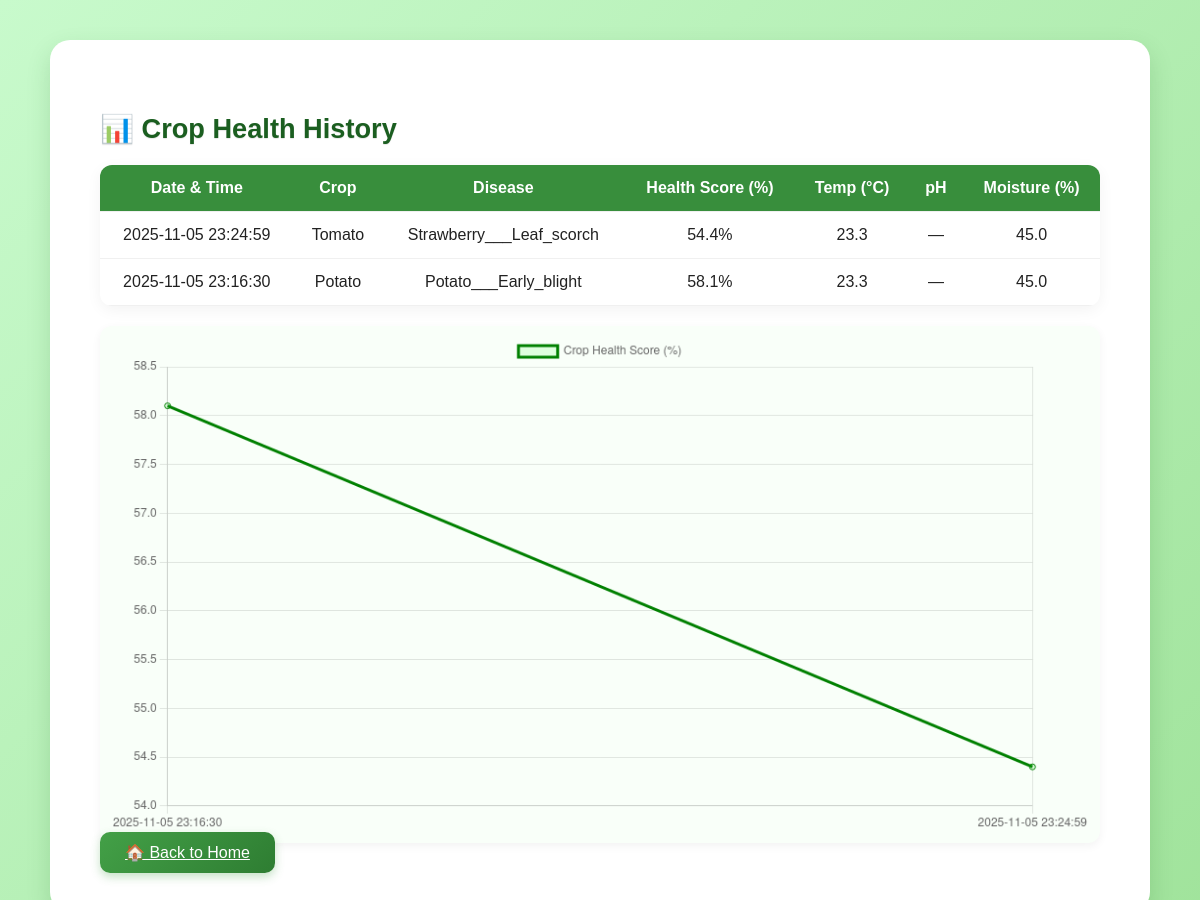
/dashboard, run on the app's committed database.
### tables this page shows
CREATE TABLE crop_history (
                    id INTEGER PRIMARY KEY AUTOINCREMENT,
                    timestamp TEXT,
                    crop_name TEXT,
                    disease TEXT,
                    confidence REAL,
                    temperature REAL,
                    humidity REAL,
                    ph REAL,
                    moisture REAL,
                    lat REAL,
                    lon REAL
                );

### app.py (the view)
@app.route("/dashboard")
def dashboard():
    conn = sqlite3.connect(DB_PATH)
    c = conn.cursor()
    c.execute("SELECT * FROM crop_history ORDER BY timestamp DESC")
    rows = c.fetchall()
    conn.close()
    return render_template("dashboard.html", records=rows)

### templates/dashboard.html (shortened to what this page needs)
<!doctype html>
<html lang="en">
<head>
  <link rel="stylesheet" href="/static/style.css">
  <link rel="stylesheet" href="{{ url_for('static', filename='style.css') }}">
</head>
<body>
  <div class="card wide">
    <h2>📊 Crop Health History</h2>
    {% if records %}
      <table>
        <tr>
          <th>Date & Time</th>
          <th>Crop</th>
          <th>Disease</th>
          <th>Health Score (%)</th>
          <th>Temp (°C)</th>
          <th>pH</th>
          <th>Moisture (%)</th>
        </tr>
        {% for row in records %}
        <tr>
          <td>{{ row[1] }}</td>
          <td>{{ row[2] }}</td>
          <td>{{ row[3] }}</td>
          <td>{{ "%.1f"|format(row[4]) }}%</td>
          <td>{{ row[5] or "—" }}</td>
          <td>{{ row[7] or "—" }}</td>
          <td>{{ row[8] or "—" }}</td>
        </tr>
        {% endfor %}
      </table>
      <canvas id="healthChart" style="margin-top:20px; height:300px;"></canvas>
      <script>
        const ctx = document.getElementById('healthChart');
        const data = {
          labels: [{% for r in records[::-1] %}'{{ r[1] }}',{% endfor %}],
          datasets: [{
            label: 'Crop Health Score (%)',
            data: [{% for r in records[::-1] %}{{ r[4]|round(1) }},{% endfor %}],
            borderColor: 'green',
            backgroundColor: 'rgba(0,255,0,0.1)',
            tension: 0.3
          }]
        };
        new Chart(ctx, { type: 'line', data: data });
      </script>
    {% else %}
      <p>No crop history found yet. Analyze a crop to get started!</p>
    {% endif %}
    <a class="btn" href="/">🏠 Back to Home</a>
  </div>
</body>
</html>

### static/style.css (style rules this page uses)
body { font-family: "Poppins", sans-serif; background: linear-gradient(135deg, #c8facc, #a0e39b); color: #222; margin: 0; padding: 0; min-height: 100vh; }
.card { width: 90%; max-width: 900px; background: #ffffff; border-radius: 20px; box-shadow: 0 10px 25px rgba(0, 80, 0, 0.15); padding: 35px 45px; margin: 40px auto; transition: all 0.3s ease; }
h1, h2, h3 { color: #1b5e20; margin-bottom: 15px; text-shadow: 0 1px 1px rgba(0,0,0,0.1); }
h2 { font-size: 1.7rem; font-weight: 600; }
button, .btn { background: linear-gradient(135deg, #43a047, #2e7d32); color: white; border: none; border-radius: 10px; padding: 12px 25px; font-size: 16px; font-weight: 500; cursor: pointer; transition: all 0.3s ease; box-shadow: 0 4px 10px rgba(67, 160, 71, 0.3); }
.card.wide { max-width: 1000px; padding: 50px; }
table { width: 100%; border-collapse: collapse; margin-top: 20px; background: white; border-radius: 12px; overflow: hidden; box-shadow: 0 4px 15px rgba(0,0,0,0.05); }
th, td { padding: 14px; text-align: center; border-bottom: 1px solid #f0f0f0; }
th { background: #388e3c; color: white; font-weight: 600; }
canvas { max-width: 100%; border-radius: 12px; background: #f9fff9; box-shadow: 0 3px 10px rgba(0,0,0,0.05); padding: 10px; }

### data on the page
crop_history: timestamp "2025-11-05 23:24:59", crop_name "Tomato", disease "Strawberry___Leaf_scorch", confidence "54.4", temperature "23.3", row "—", moisture "45.0"
crop_history: timestamp "2025-11-05 23:16:30", crop_name "Potato", disease "Potato___Early_blight", confidence "58.1", temperature "23.3", row "—", moisture "45.0"

### other printed values
chart data {{ r[4]|round(1) }} 58.1, 54.4
